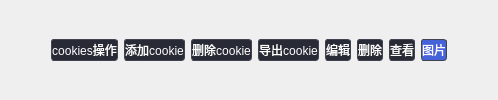
<?xml version="1.0" encoding="UTF-8"?>
<ui version="4.0">
 <class>Form</class>
 <widget class="QWidget" name="Form">
  <property name="geometry">
   <rect>
    <x>0</x>
    <y>0</y>
    <width>494</width>
    <height>0</height>
   </rect>
  </property>
  <property name="windowTitle">
   <string>Form</string>
  </property>
  <property name="styleSheet">
   <string notr="true">QPushButton{background-color:#282A36;border: 1px solid #414450;border-radius:3px;color:white; font-family: 微软雅黑;height:20px;}</string>
  </property>
  <layout class="QVBoxLayout" name="verticalLayout">
   <item>
    <layout class="QHBoxLayout" name="horizontalLayout">
     <item>
      <spacer name="horizontalSpacer">
       <property name="orientation">
        <enum>Qt::Horizontal</enum>
       </property>
       <property name="sizeHint" stdset="0">
        <size>
         <width>40</width>
         <height>20</height>
        </size>
       </property>
      </spacer>
     </item>
     <item>
      <widget class="QPushButton" name="pushButton_8">
       <property name="text">
        <string>cookies操作</string>
       </property>
      </widget>
     </item>
     <item>
      <widget class="QPushButton" name="pushButton">
       <property name="cursor">
        <cursorShape>PointingHandCursor</cursorShape>
       </property>
       <property name="text">
        <string>添加cookie</string>
       </property>
      </widget>
     </item>
     <item>
      <widget class="QPushButton" name="pushButton_2">
       <property name="cursor">
        <cursorShape>PointingHandCursor</cursorShape>
       </property>
       <property name="text">
        <string>删除cookie</string>
       </property>
      </widget>
     </item>
     <item>
      <widget class="QPushButton" name="pushButton_3">
       <property name="cursor">
        <cursorShape>PointingHandCursor</cursorShape>
       </property>
       <property name="text">
        <string>导出cookie</string>
       </property>
      </widget>
     </item>
     <item>
      <widget class="QPushButton" name="pushButton_4">
       <property name="cursor">
        <cursorShape>PointingHandCursor</cursorShape>
       </property>
       <property name="text">
        <string>编辑</string>
       </property>
      </widget>
     </item>
     <item>
      <widget class="QPushButton" name="pushButton_5">
       <property name="cursor">
        <cursorShape>PointingHandCursor</cursorShape>
       </property>
       <property name="text">
        <string>删除</string>
       </property>
      </widget>
     </item>
     <item>
      <widget class="QPushButton" name="pushButton_6">
       <property name="cursor">
        <cursorShape>PointingHandCursor</cursorShape>
       </property>
       <property name="text">
        <string>查看</string>
       </property>
      </widget>
     </item>
     <item>
      <widget class="QPushButton" name="pushButton_7">
       <property name="cursor">
        <cursorShape>PointingHandCursor</cursorShape>
       </property>
       <property name="styleSheet">
        <string notr="true">QPushButton{background-color:#4662D9;border: 1px solid #414450;border-radius:3px;color:white; font-family: 微软雅黑;height:20px;}</string>
       </property>
       <property name="text">
        <string>图片</string>
       </property>
      </widget>
     </item>
     <item>
      <spacer name="horizontalSpacer_2">
       <property name="orientation">
        <enum>Qt::Horizontal</enum>
       </property>
       <property name="sizeHint" stdset="0">
        <size>
         <width>40</width>
         <height>20</height>
        </size>
       </property>
      </spacer>
     </item>
    </layout>
   </item>
  </layout>
 </widget>
 <resources/>
 <connections/>
</ui>
